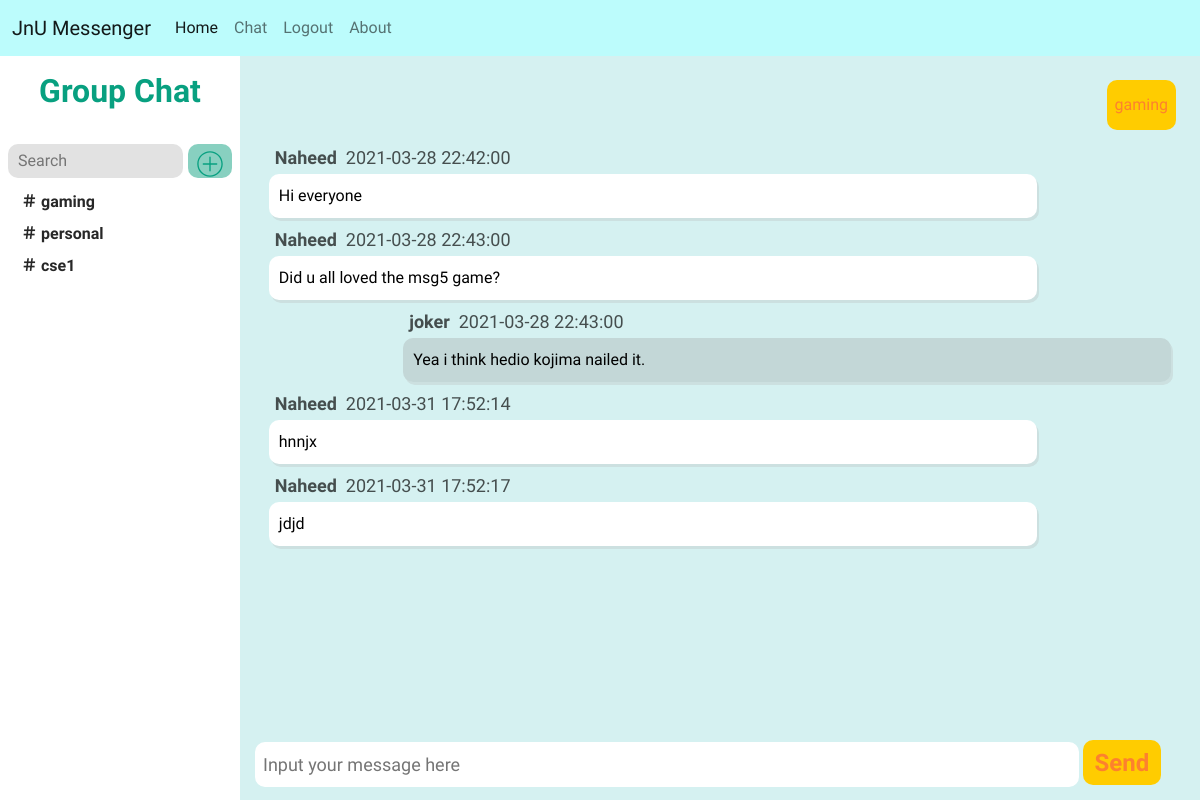
Page /chat/2 (signed in) on the committed database.
### website/models.py (models this page shows)
class Room(db.Model):
    id = db.Column(db.Integer , primary_key = True)
    roomid = db.Column(db.String(150) , unique = True)
    userid = db.Column(db.String(150),db.ForeignKey('user.id'))
    grouplimit = db.Column(db.String(150) , default = 2)
    participants = db.relationship("Participant" , backref = "room")
    messages = db.relationship("Message" , backref = "room")

class Participant(db.Model):
    id = db.Column(db.Integer , primary_key = True)
    userid = db.Column(db.String(150),db.ForeignKey('user.id'))
    roomid = db.Column(db.String(150),db.ForeignKey('room.id'))
    roomname = db.Column(db.String(150))

class Message(db.Model):
    id = db.Column(db.Integer , primary_key = True)
    date = db.Column(db.DateTime(timezone=True), default = func.now())
    message = db.Column(db.String(10000))
    username = db.Column(db.String(100))
    userid = db.Column(db.String(150),db.ForeignKey('user.id'))
    roomid = db.Column(db.String(150),db.ForeignKey('room.id'))

### website/views.py (the view)
@views.route('/chat')
@views.route('/chat/<room_id>')
@login_required
def chat(room_id = ''):
    rooms = Participant.query.filter_by(userid = current_user.id).all()
    messages = Message.query.order_by(Message.date).filter_by(roomid = room_id).all()
    room_name = Room.query.filter_by(id = room_id).first()
    return render_template('chat.html', user = current_user , rooms = rooms , messages = messages , room_id = room_id , room_name = room_name)

### website/templates/chat.html (shortened to what this page needs)
{% extends "base.html" %}
{% block headlink %}
<link rel='stylesheet' href="{{url_for('static' , filename='chat-style.css')}}">
{% endblock %}
{% block content %}
<div class='left-navbar' id='left-navbar'>
    <div class='room-name' id='room-name'>
        {%if room_name %}
            <span>{{room_name.roomid }}</span><br>
        {% else %}
            <span>Room name</span><br>
        {% endif %}
    </div>
    <div class='groupbox' id='groupbox'>
        <div class='Chat-Groups' id='Chat-Groups'>Group Chat</div>
    </div>
    <div class='searchbox' id='searchbox'>
        <input class='search' type="text" id="search" placeholder="Search">
        <div class='option' id='option'>
            <a href='/options'>
            </a>
        </div>
    </div>
    <ul class='left-navbar-nav'>
        {% for room in rooms%}
            <li class='left-nav-item'>
                <a href="/chat/{{room.roomid}}" class="left-nav-link" >
                    <span class='link-text'>&#65283;&nbsp;{{room.roomname}}</span>
                </a>
            </li>
        {% endfor %}
    </ul>
</div>
<main class='main-container'>
    <div class='chat-area' id='chat-area'>
        {% for message in messages %}
            {% if message.userid | string() == user.id | string() %}
                <div class='parent-container-right' id='parent-container-right'>
                    <div class='username' id='username'><b>{{message.username}}</b>&nbsp;&nbsp;{{message.date}}</div>
                    <div class="container darker">
                        <span>{{message.message}}</span>
                    </div>
                </div>
            {% else %}
                <div class=parent-container id='parent-container'>
                    <div class='username' id='username'><b>{{message.username}}</b>&nbsp;&nbsp;{{message.date}}</div>
                    <div class="container">
                        <span>{{message.message}}</span>
                    </div>
                </div>
            {% endif %}
        {% endfor%}
    </div>
    <form class='message_input_form' id="message_input_form">
        <input class='message_input' type="text" id="message_input" placeholder="Input your message here">
        <button class='message_input_button' type="submit"><b>Send</b></button>
    </form>
</main>
{% endblock %}

### website/static/chat-style.css (style rules this page uses)
:root { font-size: 16px; font-family: "B612", serif; --text-primary: #b6b6b6; --text-secondary: #ececec; --bg-primary: #23232e; --bg-secondary: #141418; --primary-accent: #08A080; --secondary-accent: #88D0C0; --orange-primary: #fd812e; --orange-secondary: #FFCC00; --chatui: #d5f1f1; }
body { font-family: "B612", serif; color: black; background-color: var(--chatui); margin: 0; padding: 0; }
main { background-color: var(--chatui); }
@media screen and (min-width:961px) { .left-navbar { width: 20%; height: 100vh; position: fixed; background-color: white; transition: 200ms ease; } }
@media screen and (min-width:961px) { .left-navbar-nav { background-color: white; max-height: 75vh; list-style: none; padding: 0; margin: 0; display: flex; flex-direction: column; align-items: left; overflow: auto; } }
@media screen and (min-width:961px) { .left-nav-item { border-radius: 10px; margin-left: 5px; margin-right: 5px; } }
@media screen and (min-width:961px) { .left-nav-link { display: flex; align-items: center; height: 2rem; text-decoration: none; } }
@media screen and (min-width:961px) { .link-text { color: rgba(0, 0, 0, 0.849); font-weight: bold; margin-left: 1rem; margin-right: 1rem; } }
@media screen and (min-width:961px) { .groupbox { height: 10%; display: flex; align-items: center; flex-direction: column; justify-content: center; padding: 5px; } }
@media screen and (min-width:961px) { .Chat-Groups { font-size: xx-large; font-weight: bold; margin-bottom: 10px; color: var(--primary-accent); } }
@media screen and (min-width:961px) { .searchbox { display: flex; flex-direction: row; padding: 8px; height: 50px; } }
@media screen and (min-width:961px) { .search { width: 80%; padding-left: 10px; border-radius: 10px; background-color: rgb(226, 226, 226); border: 0; outline: none; margin-right: 5px; } }
@media screen and (min-width:961px) { .option { display: flex; border-radius: 10px; width: 20%; align-items: center; justify-content: center; font-size: xx-large; font-weight: bold; background-color: var(--secondary-accent); } }
@media screen and (min-width:961px) { .svg-icon { width: 1em; height: 1em; } }
@media screen and (min-width:961px) { .chat-area { margin-block-start: 80px; margin-block-end: 70px; background-color: var(--chatui); } }
@media screen and (min-width:961px) { .main-container { margin-left: 20%; display: flex; flex: auto; flex-direction: column; height: 100%; } }
@media screen and (min-width:961px) { .container { background-color: white; box-shadow: 2px 3px #cce0e0; border-radius: 10px; padding: 10px; word-wrap: break-word; } }
@media screen and (min-width:961px) { .darker { background-color: rgba(156, 156, 156, 0.315); word-wrap: break-word; } }
@media screen and (min-width:961px) { .container::after { content: ""; clear: both; display: table; } }
@media screen and (min-width:961px) { .parent-container { width: 80%; float: left; margin-left: 3%; } }
@media screen and (min-width:961px) { .parent-container-right { width: 80%; float: right; margin-right: 3%; } }
@media screen and (min-width:961px) { .username { margin-left: 6px; margin-top: 8px; margin-bottom: 3px; font-size: large; color: rgba(0, 0, 0, 0.678); } }
@media screen and (min-width:961px) { .room-name { position: fixed; background-color: var(--orange-secondary); color: var(--orange-primary); right: 0; margin-top: 2%; margin-right: 2%; border-radius: 10px; height: 50px; align-items: center; display: flex; align-items: center; padding-left: 8px; padding-right: 8px; } }
@media screen and (min-width:961px) { .message_input_form { position: fixed; bottom: 0; height: 45px; width: 100%; margin-bottom: 15px; } }
@media screen and (min-width:961px) { .message_input { margin-left: 15px; ; height: 45px; width: calc(77% - 100px); border-radius: 10px; padding-left: 8px; border: 0; outline: none; font-size: large; } }
@media screen and (min-width:961px) { .message_input_button { width: 78px; height: 45px; background-color: var(--orange-secondary); color: var(--orange-primary); border: 0; border-radius: 10px; font-size: x-large; } }

### rows in the picture
Room: roomid "gaming"
Participant: roomname "gaming"
Participant: roomname "personal"
Participant: roomname "cse1"
Message: username "Naheed", date "2021-03-28 22:42:00", message "Hi everyone"
Message: username "Naheed", date "2021-03-28 22:43:00", message "Did u all loved the msg5 game?"
Message: username "joker", date "2021-03-28 22:43:00", message "Yea i think hedio kojima nailed it."
Message: username "Naheed", date "2021-03-31 17:52:14", message "hnnjx"
Message: username "Naheed", date "2021-03-31 17:52:17", message "jdjd"
